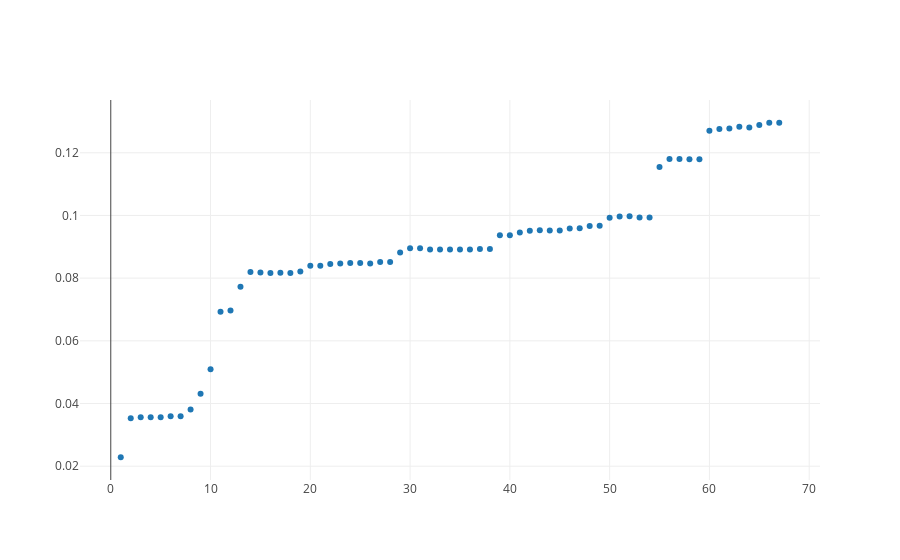

The cell this chart's notebook holds for it:
### Code cell
from graph import trace_values, plot
trace = trace_values(x_logged_values, y_logged_values)
plot([trace])
